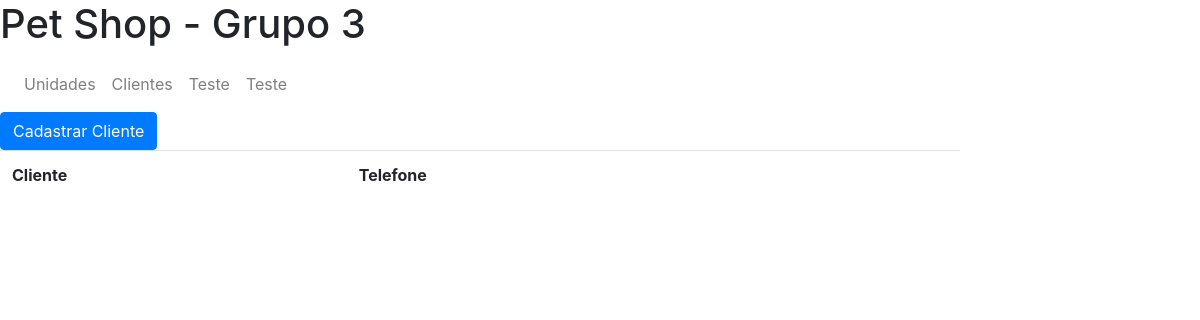
Before: /clientes with the older database file.
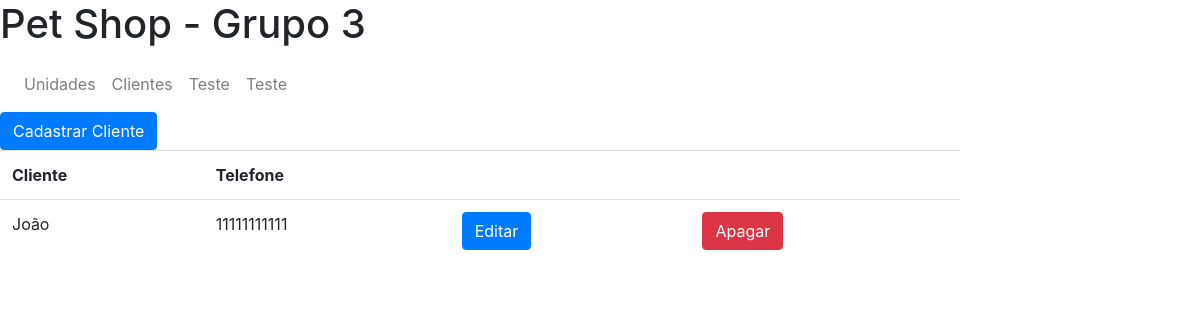
After: the same page with the newer database file.
### sistema_pet_shop/models.py (models this page shows, shortened)
class Cliente(models.Model):
    CPF = models.CharField(max_length=11)#, primary_key=True)
    nome = models.CharField(max_length=70)
    telefone = models.CharField(max_length=11)
    vip = models.BooleanField()
    unidades = models.ManyToManyField(
        Unidade,
        through='Cadastro',
        through_fields=('cliente', 'unidade'),
    )

### sistema_pet_shop/views.py (the view)
# urls.py: path('clientes', views.Clientes.as_view(), name="clientes"),
class Clientes (ListView):
    model = Cliente

### sistema_pet_shop/templates/sistema_pet_shop/cliente_list.html (shortened to what this page needs)
{% extends "sistema_pet_shop/base.html"%}
{% block content %}
    <a href="/novo-cliente">
        <button class="btn btn-primary">Cadastrar Cliente</button>
    </a>
    <table class="table"  style="width:80% ">
        <tr>
            <th>Cliente</th>
            <th>Telefone</th>
            <th></th>
            <th></th>
        </tr>
        {% for cliente in cliente_list %}
        <tr>
            <td>{{ cliente.nome }}</td>
            <td>{{ cliente.telefone}}</td>
            <td>
                <a href="/editar-cliente/{{ cliente.id }}">
                    <button class="btn btn-primary">Editar</button>
                </a>
            </td>
            <td>
                <a href="/delete-cliente/{{ cliente.id }}">
                    <button class="btn btn-danger">Apagar</button>
                </a>
            </td>
        </tr>
        {% endfor %}
    </table>
{% endblock %}

### sistema_pet_shop/templates/sistema_pet_shop/base.html (shortened to what this page needs)
{% load static %}
<!DOCTYPE html>
<head>
    <link rel="stylesheet" href="https://maxcdn.bootstrapcdn.com/bootstrap/4.0.0/css/bootstrap.min.css">
</head>
<body>
    <header>
        <h1>Pet Shop - Grupo 3</h1>
    </header>
    <nav class="navbar navbar-expand-lg navbar-light">
        <div class="collapse navbar-collapse" id="navbarSupportedContent">
            <ul class="navbar-nav mr-auto">
                <li class="nav-item">
                    <a class="nav-link" href="/">Unidades</a>
                </li>
                <li class="nav-item">
                    <a class="nav-link" href="/clientes">Clientes</a>
                </li>
                <li class="nav-item">
                    <a class="nav-link" href="">Teste</a>
                </li>
                <li class="nav-item">
                    <a class="nav-link" href="">Teste</a>
                </li>
            </ul>
        </div>
    </nav>
    <main>
        {% block content %}
        {% endblock %}
    </main>
</body>
</html>

Changed rows visible on the page:
added Cliente: nome "João", telefone "11111111111"
